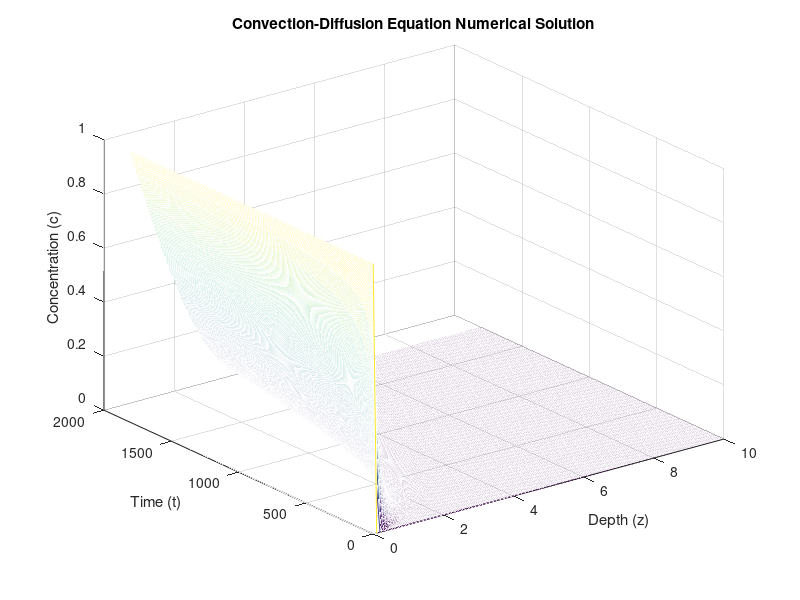

Write MATLAB code to recreate this figure.
% 参数设置
ws = 0.00001;
T = 1800; % 时间范围
Z = 10;   % 深度范围
dt = 1.8;   % 时间步长
dz = 0.1; % 深度步长

% 网格设置
timesteps = 0:dt:T;
depths = 0:dz:Z;
nt = length(timesteps);
nz = length(depths);

% 初始化 c 矩阵
c = zeros(nz, nt);
c(:, 1) = 0; % 初始条件 c(z, 0) = 0
c(1, :) = 1; % 边界条件 c(0, t) = 1
c(end, :) = 0; % 边界条件 c(10, t) = 0

% 使用有限差分法进行数值求解
for i = 2:nt
    for j = 2:nz-1
        % 中心差分求解
%         ds = 0.001 * depths(j) / 10; % ds = 0.001*z/10
        ds = 0.001 * (10-depths(j)) / 10; % ds = 0.001*(10-z)
        dcdz = (c(j+1, i-1) - c(j-1, i-1)) / (2 * dz);
        d2cdz2 = (c(j+1, i-1) - 2 * c(j, i-1) + c(j-1, i-1)) / dz^2;
        
        % 更新 c(z, t) 值
        c(j, i) = c(j, i-1) + dt * (ds * d2cdz2 - ws * dcdz);
    end
end

% 可视化结果
[X, Y] = meshgrid(timesteps, depths);
mesh(Y, X, c);
ylabel('Time (t)');
xlabel('Depth (z)');
zlabel('Concentration (c)');
title('Convection-Diffusion Equation Numerical Solution');
x = X(:,[1:10:1001]); %这个是时间项
y = Y(:,[1:10:1001]); %这个是空间项
z = c(:,[1:10:1001]); % 这个是浓度
save('X_2.mat', 'y');
save('T_2.mat', 'x');
save('Z_2.mat', 'z');
